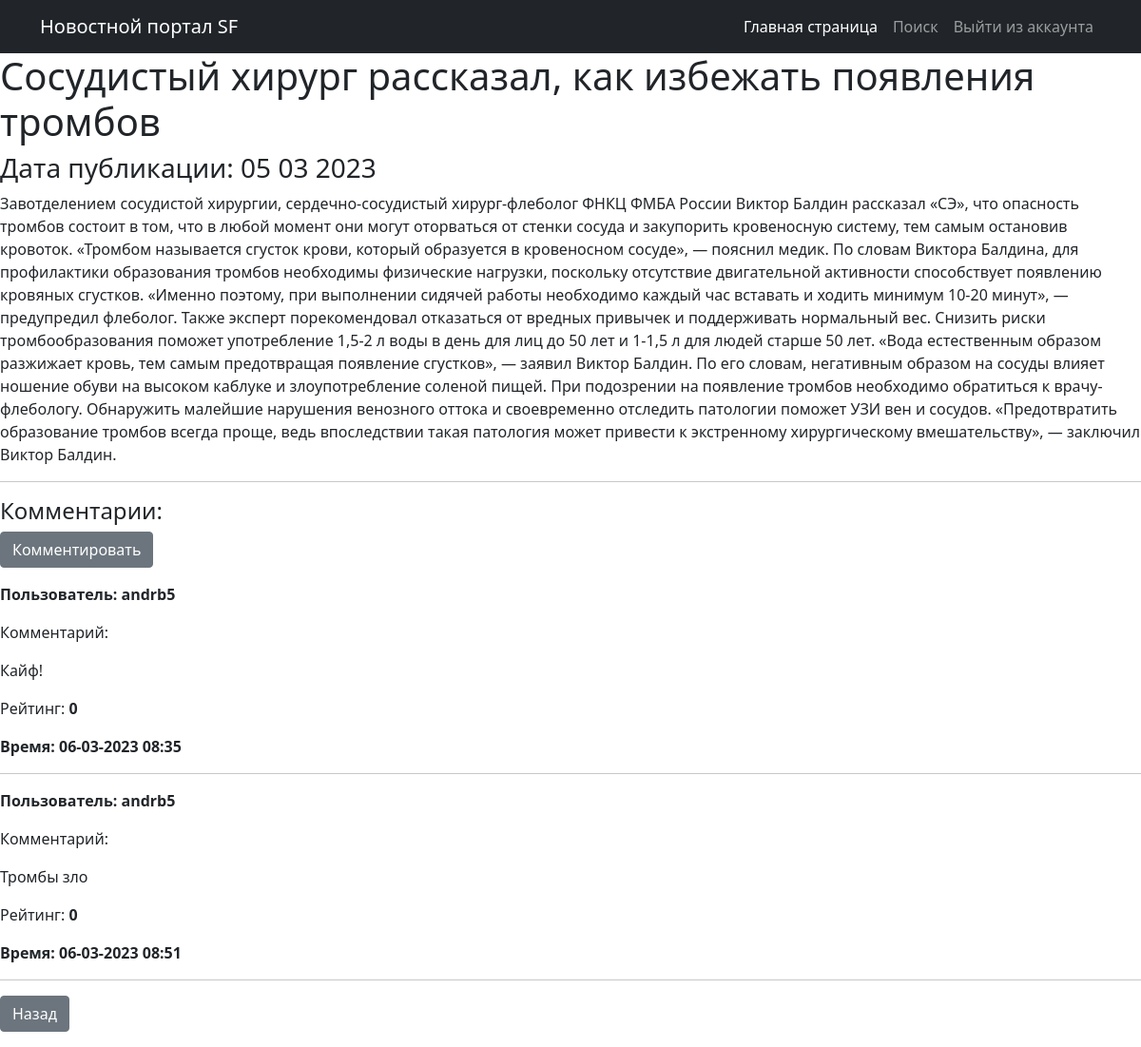
/news/31 (signed in), run on the app's committed database.
### news/models.py (models this page shows, shortened)
class Post(models.Model):
    news = 'NEWS'
    article = 'ART'
    TYPE = [
        (news, 'Новость'),
        (article, 'Статья')
    ]
    author = models.ForeignKey(Author, on_delete=models.CASCADE)
    category_type = models.CharField(max_length=4,
                                choices=TYPE,
                                default=news)
    time_add = models.DateTimeField(auto_now_add=True)
    category_post = models.ManyToManyField(Category, through='PostCategory')
    header_post = models.CharField(max_length=128)
    text = models.TextField()
    rating_post = models.SmallIntegerField(default=0)

class Comment(models.Model):
    comment_post = models.ForeignKey(Post, on_delete=models.CASCADE)
    comment_user = models.ForeignKey(User, on_delete=models.CASCADE)
    text_comment = models.TextField()
    time_comment = models.DateTimeField(auto_now_add=True)
    rating_comment = models.SmallIntegerField(default=0)

### news/views.py (the view)
# urls.py: path('<int:pk>', PostDetail.as_view(), name='post_detail'),
class PostDetail(DetailView):
    model = Post
    template_name = 'post.html'
    context_object_name = 'post'
    def get_context_data(self, **kwargs):
        context = super().get_context_data(**kwargs)
        post = Post.objects.get(id=self.kwargs['pk'])
        context['comments'] = Comment.objects.filter(comment_post=post)
        return context

### templates/post.html (shortened to what this page needs)
{% extends 'flatpages/default.html' %}
{% block content %}
<h1>{{ post.header_post }}</h1>
<h3>Дата публикации: {{post.time_add|date:'d m Y'}}</h3>
<p>{{post.text}}</p>
<hr>
{% if user.is_authenticated%}
    <h4>Комментарии:</h4>
    <p class="text-left"><a href="{%url 'comment_create' post.id %}" class="btn btn-secondary btn-sm>">Комментировать</a></p>
    {% if comments %}
        {% for comment in comments %}
            <p><strong>Пользователь: {{ comment.comment_user}}</strong></p>
            <p>Комментарий:</p>
            <p>{{ comment.text_comment}} </p>
            <p>Рейтинг: <strong>{{ comment.rating_comment}}</strong> </p>
            <p><strong>Время: {{comment.time_comment|date:'d-m-Y H:i'}}</strong></p>
<hr>
        {% endfor %}
    {% else %}
    <h4>Комментариев нет...</h4>
    {% endif %}
{% endif %}
<p class="text-left"><a href="{%url 'post_list'%}" class="btn btn-secondary btn-sm>">Назад</a></p>
{% endblock content %}

### data on the page
Post: header_post "Сосудистый хирург рассказал, как избежать появления тромбов", time_add "05 03 2023", text "Завотделением сосудистой хирургии, сердечно-сосудистый хирург-флеболог ФНКЦ ФМБА России Виктор Балдин рассказал «СЭ», что опасность тромбов состоит в том, что в любой момент они могут оторваться от стенки сосуда и закупорить кровеносную систему, тем самым остановив кровоток. «Тромбом называется сгусток крови, который образуется в кровеносном сосуде», — пояснил медик. По словам Виктора Балдина, для профилактики образования тромбов необходимы физические нагрузки, поскольку отсутствие двигательной активности способствует появлению кровяных сгустков. «Именно поэтому, при выполнении сидячей работы необходимо каждый час вставать и ходить минимум 10-20 минут», — предупредил флеболог. Также эксперт…"
Comment: comment_user "andrb5", text_comment "Кайф!", rating_comment "0", time_comment "06-03-2023 08:35"
Comment: comment_user "andrb5", text_comment "Тромбы зло", rating_comment "0", time_comment "06-03-2023 08:51"
